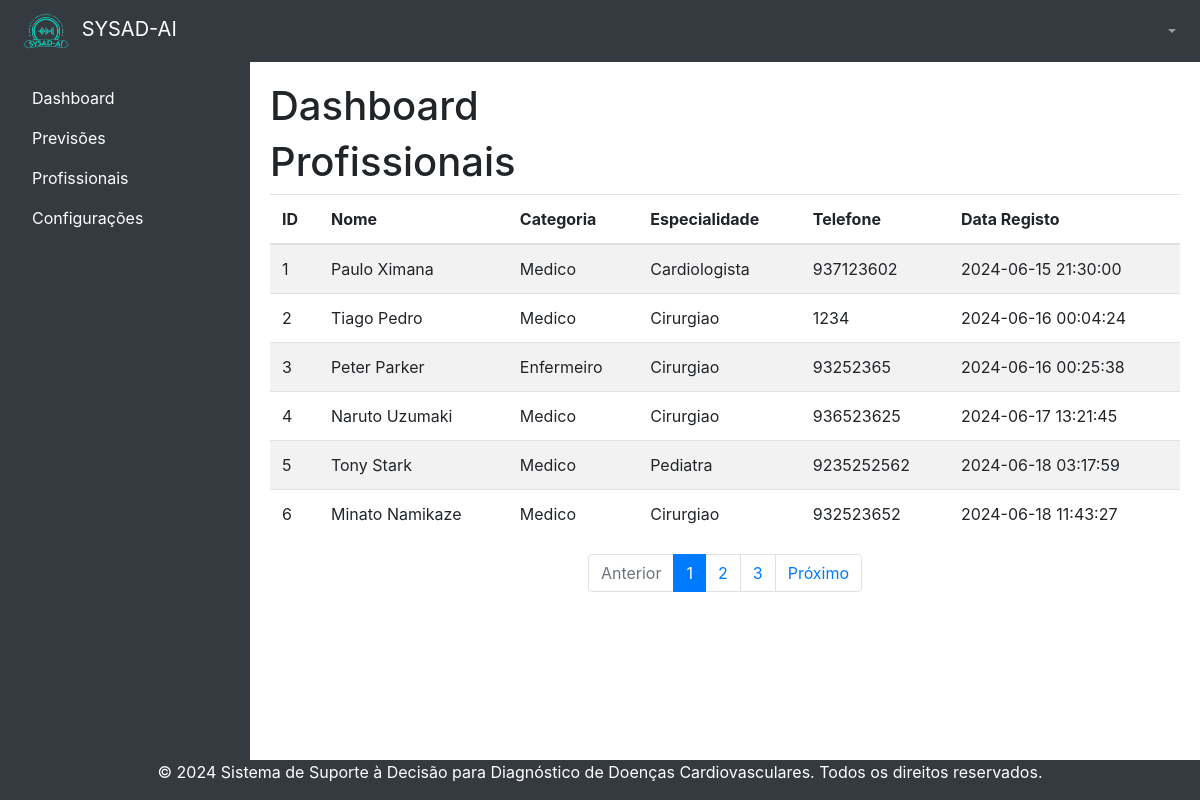
The app's page /listarProfissional, older data.
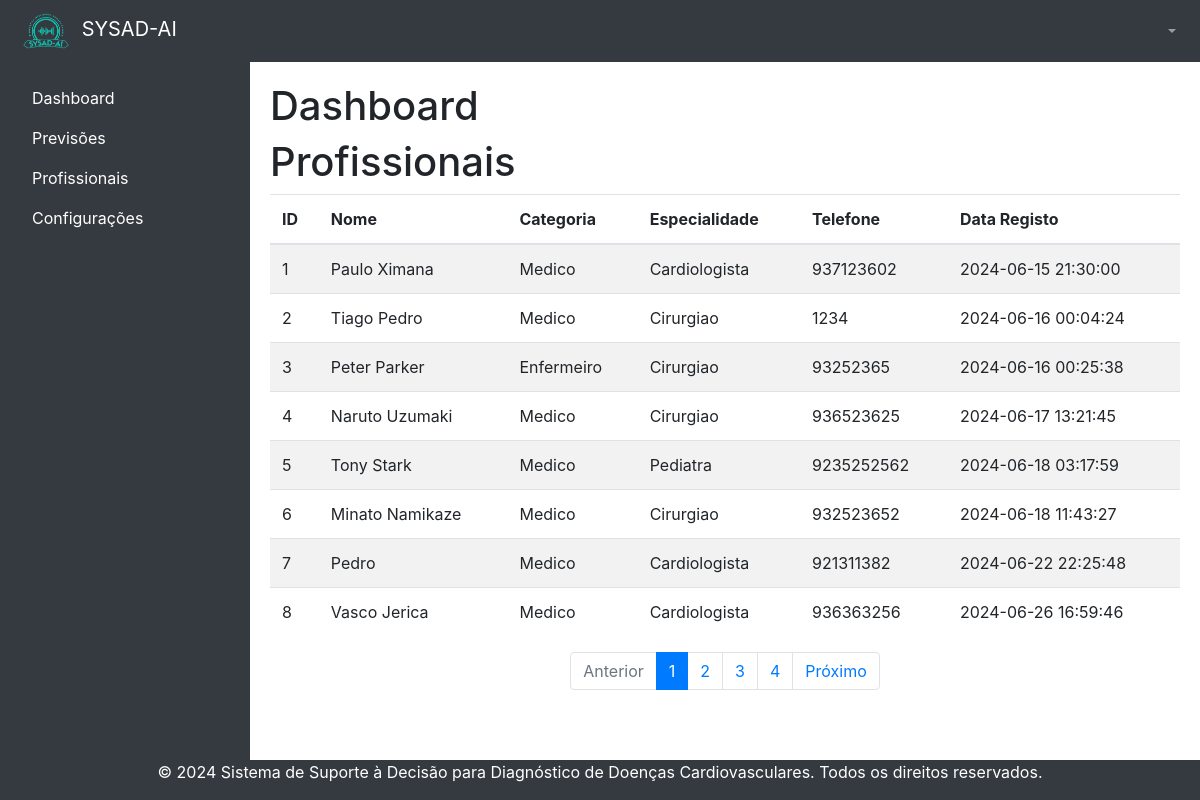
The same page, newer data.
### tables this page shows
CREATE TABLE profissional (
            id INTEGER PRIMARY KEY AUTOINCREMENT,
            id_usuario INTEGER,
            nome TEXT NOT NULL,
            categoria TEXT NOT NULL,
            especialidade TEXT NOT NULL,
            telefone TEXT,
            data_registo DATETIME DEFAULT CURRENT_TIMESTAMP,
            FOREIGN KEY (id_usuario) REFERENCES usuario(id)
        );

### app.py (the view)
@app.route('/listarProfissional')
def listarProfissional():
    page = request.args.get('page', 1, type=int)
    per_page = 10
    offset = (page - 1) * per_page
    db = get_db()
    cursor = db.cursor()
    profissionais = cursor.execute('''
        SELECT *
        FROM profissional
        LIMIT ? OFFSET ?''', (per_page, offset)).fetchall()
    total_profissionais = cursor.execute('SELECT COUNT(*) FROM previsao').fetchone()[0]
    cursor.close()
    total_pages = (total_profissionais + per_page - 1) // per_page
    return render_template('dashboard/profissionalAdmin.html', profissionais=profissionais, page=page, total_pages=total_pages)

### app.py (called while the page is built)
def get_db():
    conn = sqlite3.connect(DATABASE)
    conn.row_factory = sqlite3.Row
    return conn

### templates/dashboard/profissionalAdmin.html
{% extends "dashboard/baseAdmin.html" %}
{% block content %}
<h1>Dashboard</h1>
<h1>Profissionais</h1>
<div class="table-responsive">
        <table class="table table-striped">
            <thead>
                <tr>
                    <th>ID</th>
                    <th>Nome</th>
                    <th>Categoria</th>
                    <th>Especialidade</th>
                    <th>Telefone</th>
                    <th>Data Registo</th>
                </tr>
            </thead>
            <tbody>
                {% for profissional in profissionais %}
                <tr>
                    <td>{{ profissional.id }}</td>
                    <td>{{ profissional.nome }}</td>
                    <td>{{ profissional.categoria }}</td>
                    <td>{{ profissional.especialidade }}</td>
                    <td>{{ profissional.telefone }}</td>
                    <td>{{ profissional.data_registo }}</td>
                </tr>
                {% endfor %}
            </tbody>
        </table>
        </div>
        <nav aria-label="Page navigation">
            <ul class="pagination justify-content-center">
                <li class="page-item {% if page == 1 %}disabled{% endif %}">
                    <a class="page-link" href="{{ url_for('listarPrevisoes', page=page-1) }}" tabindex="-1">Anterior</a>
                </li>
                {% for p in range(1, total_pages + 1) %}
                <li class="page-item {% if p == page %}active{% endif %}">
                    <a class="page-link" href="{{ url_for('listarPrevisoes', page=p) }}">{{ p }}</a>
                </li>
                {% endfor %}
                <li class="page-item {% if page == total_pages %}disabled{% endif %}">
                    <a class="page-link" href="{{ url_for('listarPrevisoes', page=page+1) }}">Próximo</a>
                </li>
            </ul>
        </nav>
{% endblock %}

### templates/dashboard/baseAdmin.html (shortened to what this page needs)
<!DOCTYPE html>
<html lang="en">
<head>
    <link rel="stylesheet" href="{{ url_for('static', filename='css/bootstrap.min.css') }}" >
    <link rel="stylesheet" href="{{ url_for('static', filename='css/font-awesome.min.css') }}" />
</head>
<body>
<nav class="navbar navbar-expand-lg navbar-dark bg-dark">
    <a class="navbar-brand" href="{{ url_for('dashboard') }}">
        <img src="{{ url_for('static', filename='img/logo.png') }}" style="width: 60px;" alt="Icon"> SYSAD-AI
    </a>
    <div class="collapse navbar-collapse" id="navbarNav">
        <ul class="navbar-nav ml-auto">
            <li class="nav-item dropdown">
                <a class="nav-link dropdown-toggle" href="#" id="userDropdown" role="button" data-toggle="dropdown" aria-haspopup="true" aria-expanded="false">
                </a>
            </li>
        </ul>
    </div>
</nav>
<div class="wrapper">
    <nav class="sidebar bg-dark text-white p-3">
        <ul class="nav flex-column">
            <li class="nav-item">
                <a class="nav-link text-white" href="{{ url_for('dashboard') }}">Dashboard</a>
            </li>
            <li class="nav-item">
                <a class="nav-link text-white" href="{{ url_for('listarPrevisoes') }}">Previsões</a>
            </li>
            <li class="nav-item">
                <a class="nav-link text-white" href="{{ url_for('listarProfissional') }}">Profissionais</a>
            </li>
            <li class="nav-item">
                <a class="nav-link text-white" href="#">Configurações</a>
            </li>
        </ul>
    </nav>
    <main class="main container-fluid">
            {% block content %}{% endblock %}
    </main>
</div>
<footer class="bg-dark text-white text-center  mt-auto">
    <p>&copy; 2024 Sistema de Suporte à Decisão para Diagnóstico de Doenças Cardiovasculares. Todos os direitos reservados.</p>
</footer>
</body>
</html>

### templates/dashboard/baseAdmin.html (style rules this page uses)
body { display: flex; min-height: 100vh; flex-direction: column; }
.wrapper { display: flex; flex: 1; }
.sidebar { width: 250px; flex-shrink: 0; }
.main { flex: 1; padding: 20px; }

Row changes from the older to the newer data that the page shows:
added profissional: id "7", nome "Pedro", categoria "Medico", especialidade "Cardiologista", telefone "921311382", data_registo "2024-06-22 22:25:48"
added profissional: id "8", nome "Vasco Jerica", categoria "Medico", especialidade "Cardiologista", telefone "936363256", data_registo "2024-06-26 16:59:46"
Text that changed along with them:
new list line: "4"
